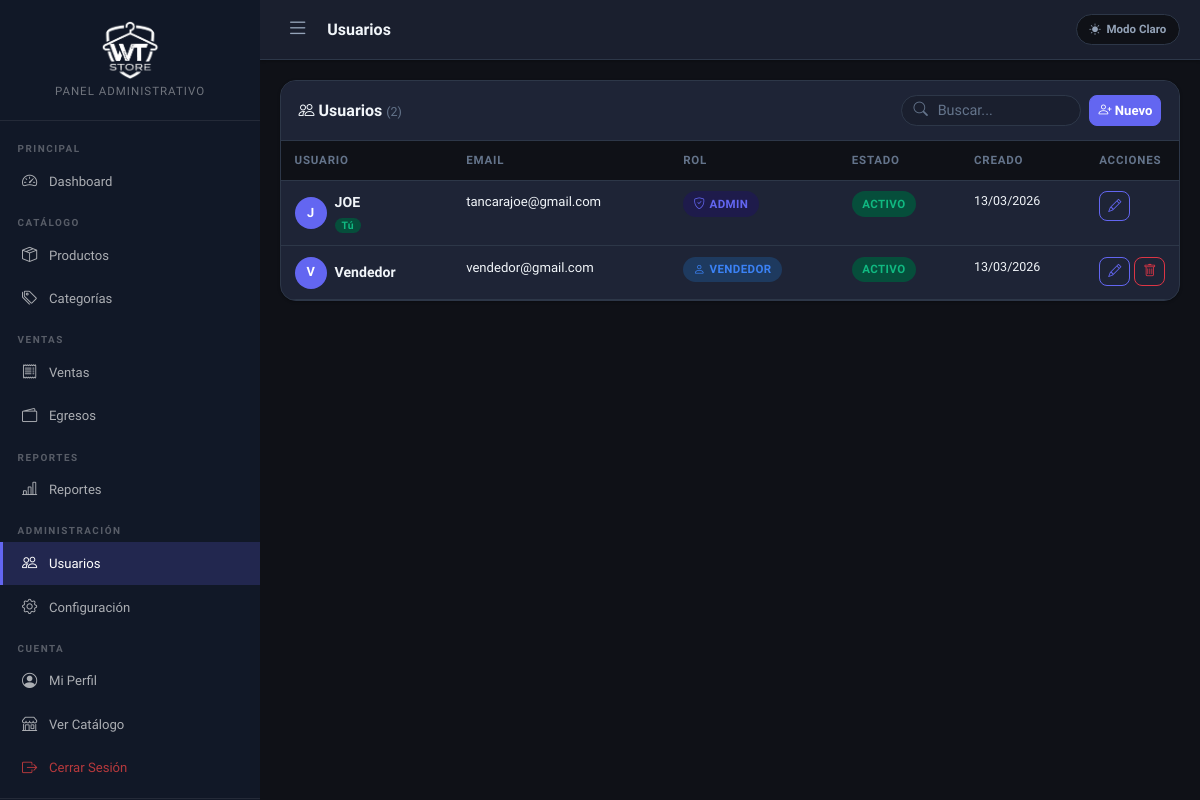
The app's page /admin/usuarios.php (signed in) with its own data.
### tables this page shows
CREATE TABLE IF NOT EXISTS usuarios (
    id INT AUTO_INCREMENT PRIMARY KEY,
    nombre VARCHAR(100) NOT NULL,
    email VARCHAR(150) NOT NULL UNIQUE,
    password VARCHAR(255) NOT NULL,
    rol ENUM('admin', 'vendedor') NOT NULL DEFAULT 'vendedor',
    estado TINYINT(1) NOT NULL DEFAULT 1,
    fecha_creacion TIMESTAMP DEFAULT CURRENT_TIMESTAMP
);

### config/database.php (called while the page is built, shortened)
<?php
class Database {
    private static $instance = null;
    private $connection;
    private function __construct() {
        $this->connection = new mysqli(DB_HOST, DB_USER, DB_PASS, DB_NAME);
        $this->connection->set_charset('utf8mb4');
    }
    public static function getInstance() {
        if (self::$instance === null) {
            self::$instance = new self();
        }
        return self::$instance;
    }
    public function query($sql) {
        return $this->connection->query($sql);
    }
}

### controllers/UsuarioController.php (called while the page is built, shortened)
<?php
require_once __DIR__ . '/../models/Usuario.php';
require_once __DIR__ . '/../config/auth.php';
class UsuarioController {
    private $model;
    public function __construct() {
        $this->model = new Usuario();
    }
    public function getAll() {
        return $this->model->getAll();
    }
}

### models/Usuario.php (called while the page is built, shortened)
<?php
require_once __DIR__ . '/../config/database.php';
class Usuario {
    private $db;
    public function __construct() {
        $this->db = Database::getInstance();
    }
    public function getAll() {
        $result = $this->db->query("SELECT id, nombre, email, rol, estado, fecha_creacion FROM usuarios ORDER BY fecha_creacion DESC");
        return $result ? $result->fetch_all(MYSQLI_ASSOC) : [];
    }
}

### config/auth.php (called while the page is built, shortened)
<?php
function currentUser() {
    return $_SESSION['user'] ?? null;
}

### admin/usuarios.php (the view, shortened to what this page needs)
<?php
require_once __DIR__ . '/../config/database.php';
require_once __DIR__ . '/../config/auth.php';
require_once __DIR__ . '/../controllers/UsuarioController.php';
$ctrl = new UsuarioController();
$usuarios = $ctrl->getAll();
$meId     = currentUser()['id'];
include __DIR__ . '/../views/partials/header_admin.php';
?>
<div class="table-card">
  <div class="table-card-header">
    <span class="table-card-title">
      <i class="bi bi-people"></i> Usuarios
      <span style="font-size:.78rem;color:var(--text-muted);font-weight:500;">(<?= count($usuarios) ?>)</span>
    </span>
    <div class="d-flex gap-2 flex-wrap">
      <div class="search-bar">
        <input type="text" id="searchInput" class="form-control form-control-sm"
               placeholder="Buscar..." style="width:180px;padding-left:2.2rem;">
      </div>
      <button type="button" class="btn btn-primary btn-sm" onclick="abrirNuevoUsuario()">
        <i class="bi bi-person-plus"></i> Nuevo
      </button>
    </div>
  </div>
  <?php if (empty($usuarios)): ?>
    <div class="empty-state"><i class="bi bi-people"></i><p>No hay usuarios</p></div>
  <?php else: ?>
  <div class="table-responsive">
    <table class="table" id="tablaUsuarios">
      <thead>
        <tr>
          <th>Usuario</th>
          <th class="table-hide-mobile">Email</th>
          <th>Rol</th>
          <th class="table-hide-mobile">Estado</th>
          <th class="table-hide-tablet">Creado</th>
          <th style="width:90px;">Acciones</th>
        </tr>
      </thead>
      <tbody>
        <?php foreach ($usuarios as $u):
          $uJson = htmlspecialchars(json_encode([
            'id'     => $u['id'],
            'nombre' => $u['nombre'],
            'email'  => $u['email'],
            'rol'    => $u['rol'],
            'estado' => $u['estado'],
          ]), ENT_QUOTES);
        ?>
        <tr>
          <td>
            <div class="d-flex align-items-center gap-2">
              <div style="width:32px;height:32px;border-radius:50%;background:var(--accent);display:flex;align-items:center;justify-content:center;color:#fff;font-weight:700;font-size:.8rem;flex-shrink:0;">
                <?= strtoupper(mb_substr($u['nombre'], 0, 1)) ?>
              </div>
              <div style="min-width:0;">
                <strong style="font-size:.88rem;display:block;"><?= htmlspecialchars($u['nombre']) ?></strong>
                <?php if ($u['id'] == $meId): ?>
                  <span style="font-size:.65rem;background:var(--success-light);color:var(--success);border-radius:50px;padding:1px 7px;font-weight:700;">Tú</span>
                <?php endif; ?>
              </div>
            </div>
          </td>
          <td class="table-hide-mobile" style="font-size:.82rem;color:var(--text-muted);">
            <?= htmlspecialchars($u['email']) ?>
          </td>
          <td>
            <span class="badge-status <?= $u['rol'] === 'admin' ? 'badge-admin' : 'badge-vendor' ?>">
              <i class="bi bi-<?= $u['rol'] === 'admin' ? 'shield-check' : 'person' ?>"></i>
              <?= $u['rol'] === 'admin' ? 'Admin' : 'Vendedor' ?>
            </span>
          </td>
          <td class="table-hide-mobile">
            <span class="badge-status <?= $u['estado'] ? 'badge-active' : 'badge-inactive' ?>">
              <?= $u['estado'] ? 'Activo' : 'Inactivo' ?>
            </span>
          </td>
          <td class="table-hide-tablet" style="font-size:.78rem;color:var(--text-muted);">
            <?= date('d/m/Y', strtotime($u['fecha_creacion'])) ?>
          </td>
          <td>
            <div class="d-flex gap-1">
              <button type="button" class="btn btn-sm btn-outline-primary"
                      onclick="editUsuario(<?= $uJson ?>)" title="Editar">
                <i class="bi bi-pencil"></i>
              </button>
              <?php if ($u['id'] != $meId): ?>
              <button type="button" class="btn btn-sm btn-outline-danger"
                      onclick="eliminarUsuario(<?= (int)$u['id'] ?>, '<?= addslashes(htmlspecialchars($u['nombre'])) ?>')"
                      title="Eliminar">
                <i class="bi bi-trash"></i>
              </button>
              <?php endif; ?>
            </div>
          </td>
        </tr>
        <?php endforeach; ?>
      </tbody>
    </table>
  </div>
  <?php endif; ?>
</div>
<?php include __DIR__ . '/../views/partials/footer_admin.php'; ?>

### assets/css/style.css (style rules this page uses)
:root { --font-main: 'Plus Jakarta Sans', 'Segoe UI', system-ui, -apple-system, sans-serif; --font-mono: 'DM Mono', 'Courier New', monospace; --bg-primary: #f8f9fc; --bg-secondary: #ffffff; --bg-card: #ffffff; --bg-sidebar: #1a1f2e; --text-primary: #1a1f2e; --text-secondary:#6b7280; --text-muted: #9ca3af; --border-color: #e5e7eb; --accent: #4f46e5; --accent-hover: #4338ca; --accent-light: #eef2ff; --success: #10b981; --success-light: #d1fae5; --danger: #ef4444; --danger-light: #fee2e2; --warning: #f59e0b; --warning-light: #fef3c7; --info: #3b82f6; --info-light: #dbeafe; --shadow-sm: 0 1px 3px rgba(0,0,0,0.08); --shadow-md: 0 4px 16px rgba(0,0,0,0.10); --shadow-lg: 0 8px 32px rgba(0,0,0,0.12); --radius: 12px; --radius-sm: 8px; --radius-lg: 16px; --sidebar-width: 260px; --topbar-height: 60px; --fs-xs: 0.72rem; --fs-sm: 0.82rem; --fs-base: 0.9rem; --fs-md: 1rem; --fs-lg: 1.15rem; }
[data-theme="dark"] { --bg-primary: #0f1117; --bg-secondary: #1a1f2e; --bg-card: #1e2436; --bg-sidebar: #111827; --text-primary: #f1f5f9; --text-secondary:#94a3b8; --text-muted: #64748b; --border-color: #2d3748; --accent: #6366f1; --accent-hover: #818cf8; --accent-light: #1e1b4b; --success-light: #064e3b; --danger-light: #7f1d1d; --warning-light: #78350f; --info-light: #1e3a5f; --shadow-sm: 0 1px 3px rgba(0,0,0,0.3); --shadow-md: 0 4px 16px rgba(0,0,0,0.4); --shadow-lg: 0 8px 32px rgba(0,0,0,0.5); }
*, *::before, *::after { box-sizing: border-box; }
html { scroll-behavior: smooth; -webkit-text-size-adjust: 100%; }
body { font-family: var(--font-main); font-size: var(--fs-base); background-color: var(--bg-primary); color: var(--text-primary); transition: background-color 0.3s ease, color 0.3s ease; line-height: 1.6; margin: 0; overflow-x: hidden; }
.table-card { background: var(--bg-card); border: 1px solid var(--border-color); border-radius: var(--radius-lg); overflow: hidden; box-shadow: var(--shadow-sm); width: 100%; }
.table-card-header { padding: .85rem 1.1rem; border-bottom: 1px solid var(--border-color); display: flex; align-items: center; justify-content: space-between; flex-wrap: wrap; gap: .6rem; background: var(--bg-card); }
.table-card-title { font-weight: 700; font-size: var(--fs-md); color: var(--text-primary); }
.table-responsive { overflow-x: auto; -webkit-overflow-scrolling: touch; width: 100%; }
.table { margin-bottom: 0; color: var(--text-primary); width: 100%; }
.table > :not(caption) > * > * { background-color: transparent !important; border-bottom-color: var(--border-color) !important; color: var(--text-primary) !important; padding: .65rem .85rem; font-size: var(--fs-sm); word-break: break-word; }
.table thead > * > * { background-color: var(--bg-primary) !important; color: var(--text-muted) !important; font-size: var(--fs-xs) !important; font-weight: 700 !important; text-transform: uppercase; letter-spacing: .8px; white-space: nowrap; }
.table td:last-child { white-space: nowrap; }
.btn { font-family: var(--font-main); font-weight: 600; border-radius: var(--radius-sm); font-size: var(--fs-sm); white-space: nowrap; }
.btn-primary { background-color: var(--accent) !important; border-color: var(--accent) !important; color: #fff !important; }
.btn-outline-primary { color: var(--accent) !important; border-color: var(--accent) !important; background: transparent !important; }
.form-control, .form-select { background-color: var(--bg-secondary) !important; border-color: var(--border-color) !important; color: var(--text-primary) !important; border-radius: var(--radius-sm); font-family: var(--font-main); font-size: var(--fs-base); transition: all .2s; }
.form-control::placeholder { color: var(--text-muted) !important; opacity: 1; }
.badge-status { display: inline-flex; align-items: center; gap: 4px; padding: .22rem .65rem; border-radius: 50px; font-size: var(--fs-xs); font-weight: 700; text-transform: uppercase; letter-spacing: .4px; white-space: nowrap; }
.badge-active { background: var(--success-light); color: var(--success); }
.badge-admin { background: var(--accent-light); color: var(--accent); }
.badge-vendor { background: var(--info-light); color: var(--info); }
.search-bar { position: relative; }
.search-bar .form-control { padding-left: 2.2rem !important; border-radius: 50px !important; }

### records on screen
usuarios: nombre "J", nombre "JOE", shows "Tú", email "tancarajoe@gmail.com", rol "ADMIN", estado "ACTIVO", fecha_creacion "13/03/2026"
usuarios: nombre "V", nombre "Vendedor", email "vendedor@gmail.com", rol "VENDEDOR", estado "ACTIVO", fecha_creacion "13/03/2026"

### other values on screen
$pageTitle "Usuarios"
count($usuarios) "2"
